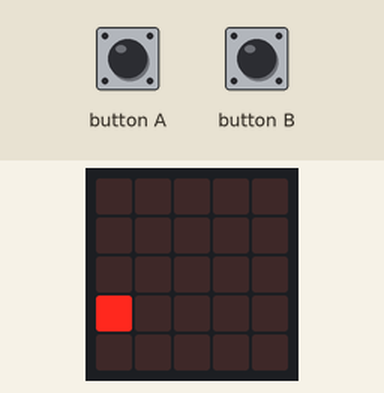
The program below on a simulated BBC micro:bit (MakeCode). On the bench: the board's 5×5 LED display. The inputs (shaded band) are chosen by the test bench.

Above: at 1.2 s.
1.3 s: button A pressed for 0.15 s
At 1.88 s:
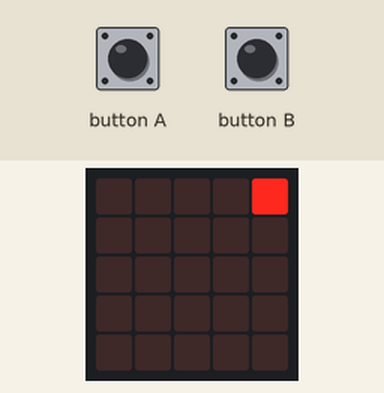
2.0 s: button A pressed for 0.15 s
At 2.31 s:
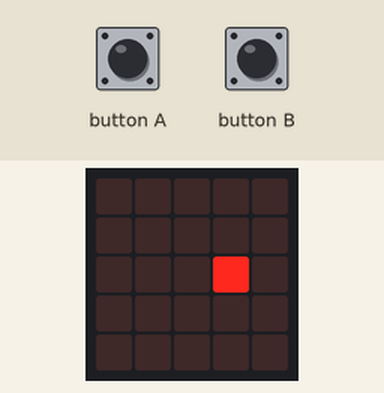
2.7 s: button B pressed for 0.15 s
At 2.97 s:
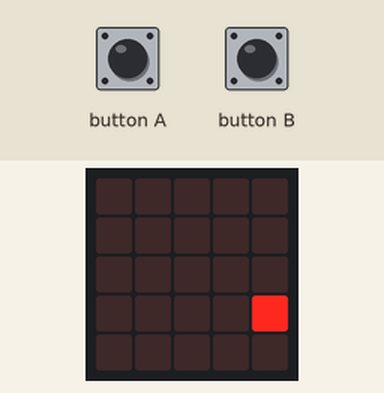
3.4 s: button A pressed for 0.15 s
At 3.84 s:
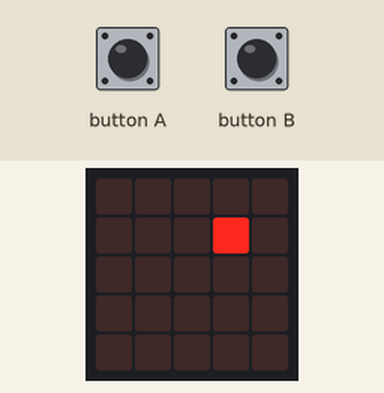
4.1 s: button B pressed for 0.15 s
At 4.51 s:
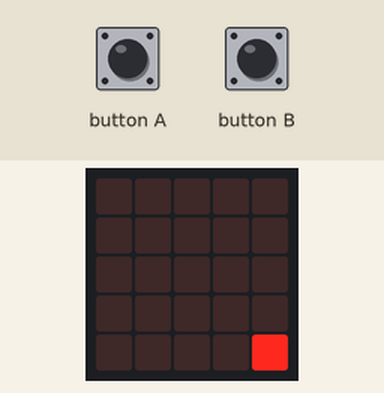
4.8 s: button A pressed 2 times (0.12 s each, 0.3 s apart)
At 5.39 s:
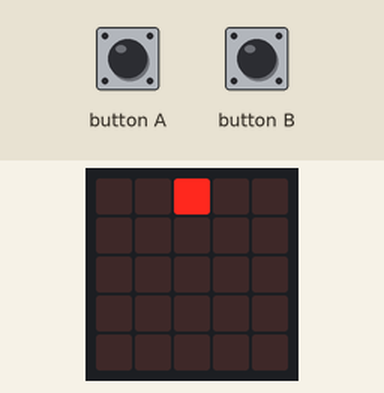
Timing chart, 0 to 7.8 s (numbered marks = the images above; inputs shaded):
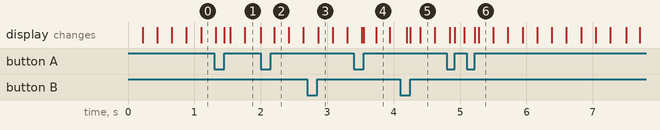

The program:

main.ts
```typescript
input.onButtonPressed(Button.A, function () {
    led.unplot(posX, PosY)
    posX += -1
    if (posX < 0) {
        posX = 4
    }
    led.plot(posX, PosY)
})
input.onButtonPressed(Button.B, function () {
    led.unplot(posX, PosY)
    posX += 1
    if (posX >= 5) {
        posX = 0
    }
    led.plot(posX, PosY)
})
let PosY = 0
let posX = 0
posX = 0
PosY = 0
let direction = 1
led.plot(posX, PosY)
basic.forever(function () {
    basic.pause(200)
    led.unplot(posX, PosY)
    PosY += direction
    led.plot(posX, PosY)
    if (PosY == 4) {
        direction = -1
    }
    if (PosY == 0) {
        direction = 1
    }
})
```

test.ts
```typescript
// les tests vont ici ; cela ne sera pas compilé si ce paquet est utilisé en tant qu'extension.
```

Measured:
- after the input at 1.3 s, the display: first differs from a run without the input after 0.15 s (image 1 shows a later state)
- after the input at 2.0 s, the display: first differs from a run without the input after 0.20 s (image 2)
- after the input at 2.7 s, the display: changes after 0.16 s (image 3)
- after the input at 3.4 s, the display: first differs from a run without the input after 0.15 s (image 4 shows a later state)
- after the input at 4.1 s, the display: first differs from a run without the input after 0.15 s (image 5 shows a later state)
- after the input at 4.8 s, the display: first differs from a run without the input after 0.12 s (image 6 shows a later state)
